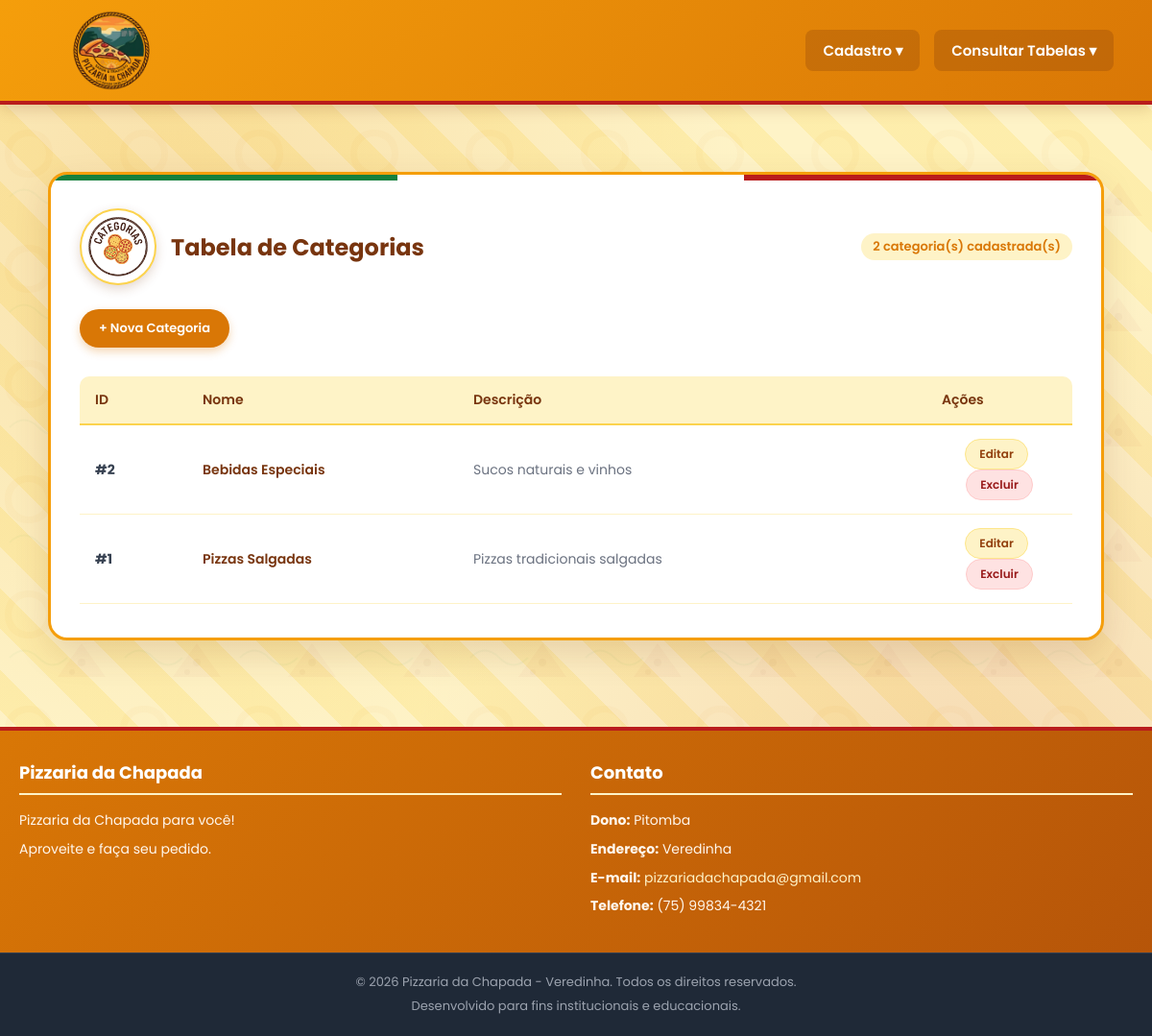
Page /consultar_categoria.php on the earlier database version.
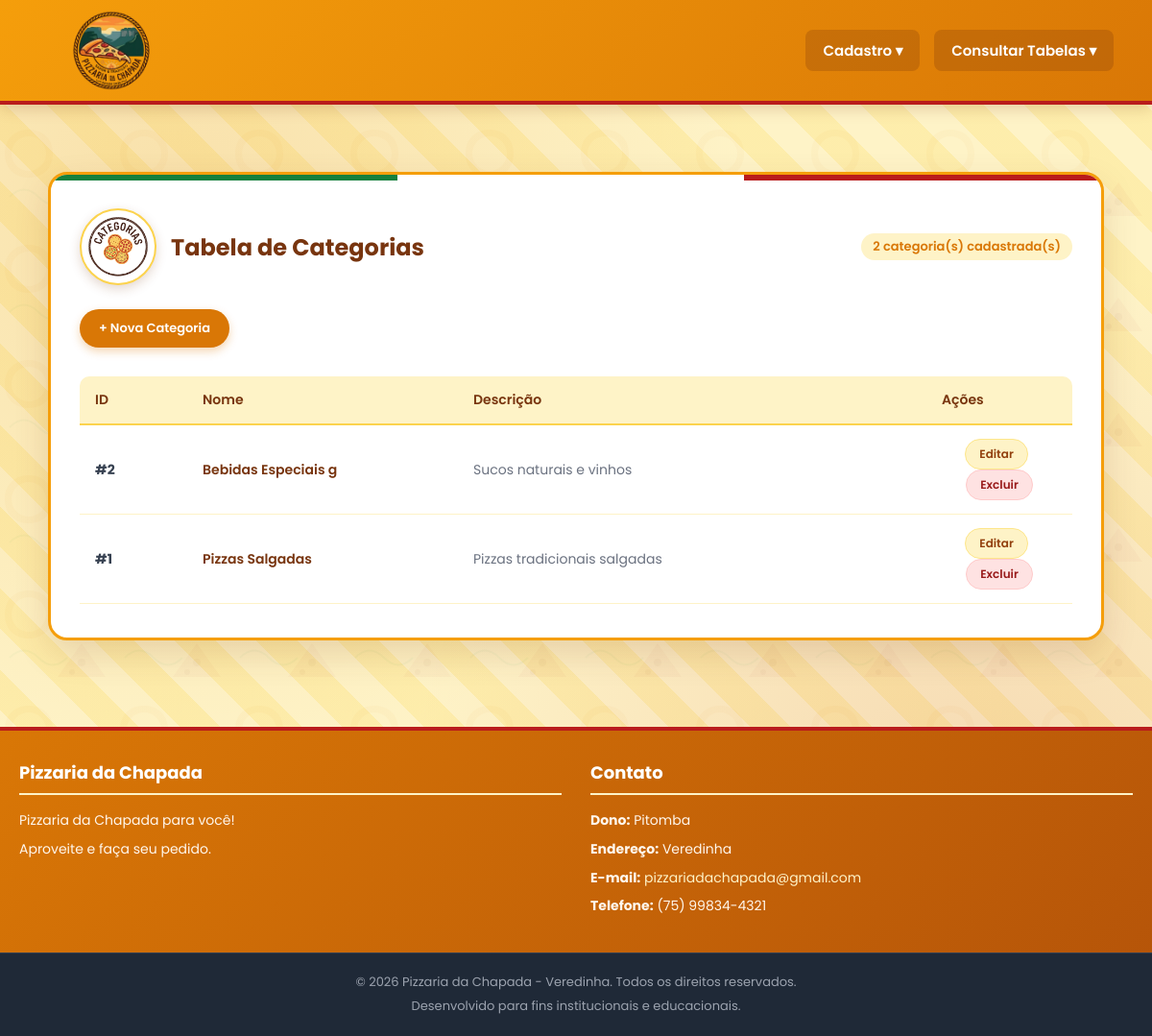
Same page on the later database version.
### tables this page shows
CREATE TABLE IF NOT EXISTS categoria (
    id INT PRIMARY KEY AUTO_INCREMENT,
    nome VARCHAR(100) NOT NULL,
    descricao TEXT
);

### consultar_categoria.php (the view, shortened to what this page needs)
<?php
include "conexao.php";
$sql = "SELECT id, nome, descricao FROM categoria ORDER BY id DESC";
$resultado = mysqli_query($conexao, $sql);
$total_cat = ($resultado) ? mysqli_num_rows($resultado) : 0;
?>
<!DOCTYPE html>
<html lang="pt-br">
<head>
    <link rel="stylesheet" href="style/base.css?v=10.0">
    <link rel="stylesheet" href="style/menu.css?v=10.0">
    <link rel="stylesheet" href="style/rodape.css?v=10.0">
    <link rel="stylesheet" href="style/componentes.css?v=10.0">
    <link rel="stylesheet" href="style/tabelas.css?v=10.0">
    <link rel="stylesheet" href="style/consultas.css?v=10.0">
</head>
<body class="bg-pizzaria">
    <?php include 'Menu1.php'; ?>
    <div class="main-wrapper">
        <div class="table-card-container">
            <div class="table-header-flex">
                <div class="title-with-logo">
                    <img src="Categorias.png" alt="Logo Categorias" class="section-logo">
                    <h2>Tabela de Categorias</h2>
                </div>
                <span class="badge-count"><?= $total_cat ?> categoria(s) cadastrada(s)</span>
            </div>
            <div class="table-actions-bar">
                <a href="form_cad_categoria.php" class="btn-dominos btn-primary">+ Nova Categoria</a>
            </div>
            <div class="table-responsive">
                <table class="modern-table">
                    <thead>
                        <tr>
                            <th class="col-id-wide">ID</th>
                            <th class="col-nome">Nome</th>
                            <th>Descrição</th>
                            <th class="col-acoes">Ações</th>
                        </tr>
                    </thead>
                    <tbody>
                        <?php if ($total_cat > 0): ?>
                            <?php while ($linha = mysqli_fetch_assoc($resultado)): ?>
                                <tr>
                                    <td><strong>#<?= $linha['id'] ?></strong></td>
                                    <td><span class="category-name"><?= htmlspecialchars($linha['nome']) ?></span></td>
                                    <td><span class="category-desc"><?= htmlspecialchars($linha['descricao'] ?: 'Sem descrição') ?></span></td>
                                    <td class="cell-center">
                                        <a href="editar.php?tabela=categoria&id=<?= $linha['id'] ?>" class="btn-action-edit">Editar</a>
                                        <a href="excluir.php?tabela=categoria&id=<?= $linha['id'] ?>" class="btn-action-danger" onclick="return confirm('Deseja realmente excluir esta categoria?');">Excluir</a>
                                    </td>
                                </tr>
                            <?php endwhile; ?>
                        <?php endif; ?>
                    </tbody>
                </table>
            </div>
        </div>
    </div>
    <?php include 'rodape.php'; ?>
</body>
</html>

Differences in the rows shown:
changed categoria "Sucos naturais e vinhos": nome "Bebidas Especiais" → "Bebidas Especiais g"
